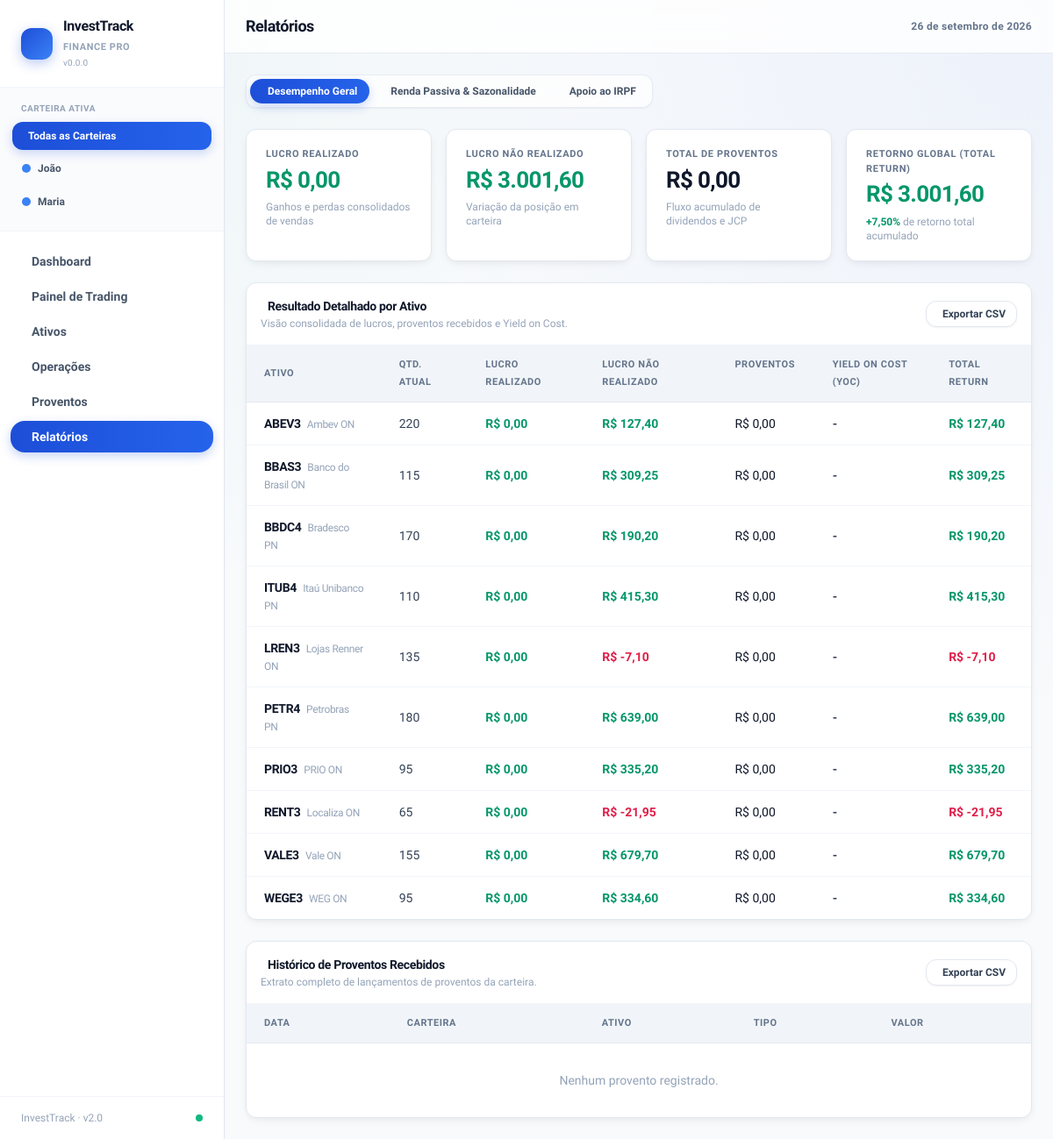
Page /relatorios.php on the committed database.
### tables this page shows
CREATE TABLE IF NOT EXISTS carteiras (
    id INT AUTO_INCREMENT PRIMARY KEY,
    nome VARCHAR(60) NOT NULL UNIQUE,
    criado_em DATETIME DEFAULT CURRENT_TIMESTAMP
);

CREATE TABLE IF NOT EXISTS ativos (
    id INT AUTO_INCREMENT PRIMARY KEY,
    ticker VARCHAR(10) NOT NULL UNIQUE,
    nome VARCHAR(150) NOT NULL,
    tipo ENUM('ACAO','FII','ETF','BDR','OUTRO') NOT NULL DEFAULT 'ACAO',
    setor VARCHAR(100) DEFAULT NULL,
    cotacao_atual DECIMAL(14,4) NOT NULL DEFAULT 0,
    cotacao_atualizada_em DATETIME DEFAULT NULL,
    criado_em DATETIME DEFAULT CURRENT_TIMESTAMP
);

### views/relatorios/index.php (the view, shortened to what the rows shown need)
<?php require BASE_PATH . '/views/layout/header.php'; ?>
<div id="tab-content-desempenho" class="tab-pane <?= $abaAtiva === 'desempenho' ? '' : 'hidden' ?> space-y-6">
  <div class="tabela-card">
    <div class="p-4 border-b border-slate-100 flex flex-wrap items-center justify-between gap-3">
      <div>
        <h2 class="text-sm font-bold text-slate-900 tracking-tight flex items-center gap-2">
          <i class="ph ph-chart-polar text-blue-700 text-base"></i> Resultado Detalhado por Ativo
        </h2>
      </div>
    </div>
    <div class="overflow-x-auto">
      <table class="w-full text-sm js-sortable" id="tabela-resultado-ativo">
        <thead>
          <tr class="text-left text-[11px] font-bold text-slate-500 uppercase tracking-wider bg-slate-50/80 border-b border-slate-200">
            <th class="py-3 px-5" data-sort-type="text">Ativo</th>
            <th class="py-3 px-5">Qtd. Atual</th>
            <th class="py-3 px-5">Lucro Realizado</th>
            <th class="py-3 px-5">Lucro Não Realizado</th>
            <th class="py-3 px-5">Proventos</th>
            <th class="py-3 px-5">Yield on Cost (YoC)</th>
            <th class="py-3 px-5">Total Return</th>
          </tr>
        </thead>
        <tbody class="divide-y divide-slate-100">
          <?php foreach ($resumo['posicoes'] as $p): ?>
          <tr class="hover:bg-slate-50/80 transition-colors">
            <td class="py-3.5 px-5 font-bold text-slate-900 tracking-tight" data-sort-value="<?= e($p['ativo']['ticker']) ?>">
              <?= e($p['ativo']['ticker']) ?>
              <span class="text-xs font-normal text-slate-400 ml-1"><?= e($p['ativo']['nome']) ?></span>
            </td>
            <td class="py-3.5 px-5 text-slate-700 font-medium"><?= number_format($p['quantidade'], 0, ',', '.') ?></td>
            <td class="py-3.5 px-5 font-bold <?= $p['lucro_realizado'] >= 0 ? 'text-emerald-600' : 'text-rose-600' ?>">
              R$ <?= number_format($p['lucro_realizado'], 2, ',', '.') ?>
            </td>
            <td class="py-3.5 px-5 font-bold <?= $p['lucro_nao_realizado'] >= 0 ? 'text-emerald-600' : 'text-rose-600' ?>">
              R$ <?= number_format($p['lucro_nao_realizado'], 2, ',', '.') ?>
            </td>
            <td class="py-3.5 px-5 text-slate-900 font-medium">R$ <?= number_format($p['total_proventos'], 2, ',', '.') ?></td>
            <td class="py-3.5 px-5 text-slate-700 font-bold">
              <?= $p['yoc'] > 0 ? number_format($p['yoc'], 2, ',', '.') . '%' : '-' ?>
            </td>
            <td class="py-3.5 px-5 font-bold <?= $p['total_return'] >= 0 ? 'text-emerald-600' : 'text-rose-600' ?>">
              R$ <?= number_format($p['total_return'], 2, ',', '.') ?>
            </td>
          </tr>
          <?php endforeach; ?>
        </tbody>
      </table>
    </div>
  </div>
  <div class="tabela-card">
    <div class="p-4 border-b border-slate-100 flex flex-wrap items-center justify-between gap-3">
      <div>
        <h2 class="text-sm font-bold text-slate-900 tracking-tight flex items-center gap-2">
          <i class="ph ph-coins text-blue-700 text-base"></i> Histórico de Proventos Recebidos
        </h2>
      </div>
    </div>
    <div class="overflow-x-auto">
      <table class="w-full text-sm js-sortable" id="tabela-relatorio-proventos">
        <thead>
          <tr class="text-left text-[11px] font-bold text-slate-500 uppercase tracking-wider bg-slate-50/80 border-b border-slate-200">
            <th class="py-3 px-5" data-default-sort="desc">Data</th>
            <th class="py-3 px-5">Carteira</th>
            <th class="py-3 px-5" data-sort-type="text">Ativo</th>
            <th class="py-3 px-5">Tipo</th>
            <th class="py-3 px-5">Valor</th>
          </tr>
        </thead>
      </table>
    </div>
  </div>
</div>
<?php require BASE_PATH . '/views/layout/footer.php'; ?>

### views/layout/sidebar.php (shortened to what the rows shown need)
<?php
$currentScript = basename($_SERVER['SCRIPT_NAME'] ?? '');
$currentAction = $_GET['action'] ?? '';
$actionQuery = !empty($currentAction) ? '&action=' . urlencode((string)$currentAction) : '';
if (!isset($sidebarWallets)) {
    global $db;
    if ($db instanceof PDO) {
        $sidebarWallets = (new Wallet($db))->all();
    } else {
        $sidebarWallets = [];
    }
}
$carteiraAtivaGlobal = resolve_carteira_id();
?>
<aside class="w-64 shrink-0 bg-white border-r border-slate-200 flex flex-col shadow-sm">
  <div class="px-3.5 py-4 border-b border-slate-100 bg-slate-50/70">
    <div class="flex flex-col gap-1">
      <?php foreach ($sidebarWallets as $w):
        $isAtiva = ($carteiraAtivaGlobal === (int)$w['id']);
        $wNome = strtolower(trim($w['nome']));
        $isRenato = str_contains($wNome, 'renato');
        $isVicente = str_contains($wNome, 'vicente');
        if ($isRenato) {
          $corDot = 'bg-purple-600';
          $corAtiva = 'bg-gradient-to-r from-purple-700 via-purple-600 to-indigo-600 text-white shadow-[0_4px_14px_rgba(126,34,206,0.32)]';
          $corInativa = 'text-slate-600 hover:bg-purple-50/70 hover:text-purple-900 border border-transparent hover:border-purple-200/80';
        } elseif ($isVicente) {
          $corDot = 'bg-emerald-500';
          $corAtiva = 'bg-gradient-to-r from-emerald-600 via-teal-600 to-teal-700 text-white shadow-[0_4px_14px_rgba(13,148,136,0.32)]';
          $corInativa = 'text-slate-600 hover:bg-emerald-50/70 hover:text-emerald-900 border border-transparent hover:border-emerald-200/80';
        } else {
          $corDot = 'bg-blue-500';
          $corAtiva = 'bg-gradient-to-r from-blue-700 to-blue-600 text-white shadow-[0_4px_12px_rgba(29,78,216,0.22)]';
          $corInativa = 'text-slate-600 hover:bg-white hover:text-slate-900 border border-transparent hover:border-slate-200/80';
        }
      ?>
      <a href="<?= BASE_URL ?>/<?= $currentScript ?>?carteira=<?= (int)$w['id'] ?><?= $actionQuery ?>"
        class="flex items-center justify-between rounded-xl px-2.5 py-2 text-xs font-bold transition-all duration-150 <?= $isAtiva ? $corAtiva : $corInativa ?>">
        <div class="flex items-center gap-2">
          <span class="w-2.5 h-2.5 rounded-full <?= $isAtiva ? 'bg-white shadow-sm ring-2 ring-white/30' : $corDot ?>"></span>
          <span><?= e($w['nome']) ?></span>
        </div>
      </a>
      <?php endforeach; ?>
    </div>
  </div>
</aside>

### rows in the picture
carteiras: nome "João"
carteiras: nome "Maria"
ativos: ticker "ABEV3", nome "Ambev ON"
ativos: ticker "BBAS3", nome "Banco do Brasil ON"
ativos: ticker "BBDC4", nome "Bradesco PN"
ativos: ticker "ITUB4", nome "Itaú Unibanco PN"
ativos: ticker "LREN3", nome "Lojas Renner ON"
ativos: ticker "PETR4", nome "Petrobras PN"
ativos: ticker "PRIO3", nome "PRIO ON"
ativos: ticker "RENT3", nome "Localiza ON"
ativos: ticker "VALE3", nome "Vale ON"
ativos: ticker "WEGE3", nome "WEG ON"

### other values in the picture
defined('APP_VERSION') ? APP_VERSION : '0.0.0' "0.0.0"
$item['label'] "Dashboard"
$item['label'] "Painel de Trading"
$item['label'] "Ativos"
$item['label'] "Operações"
$item['label'] "Proventos"
$item['label'] "Relatórios"
$pageTitle "Relatórios"
$lr "0,00"
$lnr "3.001,60"
$resumo['total_proventos'] "0,00"
$tr "3.001,60"
$trPct "7,50"
$p['quantidade'] "220"
$p['lucro_realizado'] "0,00"
